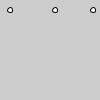
Frame 1 (no input)
Frame 60 (the mouse pressed at the canvas centre just before this capture): identical to frame 1, image omitted
Frame 120 (the mouse held since frame 60 and released just before this capture): identical to frame 1, image omitted

The Processing sketch that drew this single still picture (run headless with seeded random() and noise(); from frame 60 on, the mouse is pressed at the canvas centre):

// Processing sketch: processing_9200
// ── processing_9200.pde

  /*could do this--
  int xPos1=10;
  int yPos1=55;
  int xPos2=10;
  int yPos2=55;
  or..like this:-->  */
  
int[] xPos = {10, 55, 93};
  
  
void setup () {
  // println(xPos[0]);  this will output #10 as #10 is in the 0 position
  for (int i=0; i<3; i++) {
  ellipse (xPos[i], 10, 5, 5);
  }
}

void draw () {
   
}
